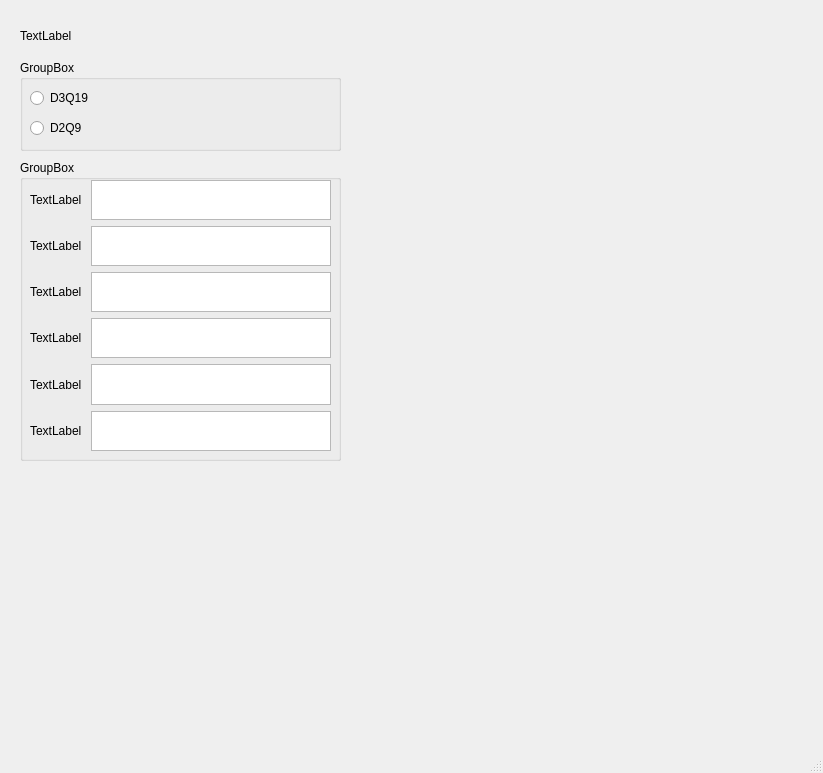
<?xml version="1.0" encoding="UTF-8"?>
<ui version="4.0">
 <class>MainWindow</class>
 <widget class="QMainWindow" name="MainWindow">
  <property name="geometry">
   <rect>
    <x>0</x>
    <y>0</y>
    <width>823</width>
    <height>773</height>
   </rect>
  </property>
  <property name="sizePolicy">
   <sizepolicy hsizetype="Maximum" vsizetype="Maximum">
    <horstretch>0</horstretch>
    <verstretch>0</verstretch>
   </sizepolicy>
  </property>
  <property name="windowTitle">
   <string>MainWindow</string>
  </property>
  <widget class="QWidget" name="centralwidget">
   <widget class="QGroupBox" name="groupBox">
    <property name="geometry">
     <rect>
      <x>20</x>
      <y>60</y>
      <width>321</width>
      <height>91</height>
     </rect>
    </property>
    <property name="title">
     <string>GroupBox</string>
    </property>
    <widget class="QRadioButton" name="radioButton">
     <property name="geometry">
      <rect>
       <x>10</x>
       <y>30</y>
       <width>89</width>
       <height>16</height>
      </rect>
     </property>
     <property name="text">
      <string>D3Q19</string>
     </property>
    </widget>
    <widget class="QRadioButton" name="radioButton_2">
     <property name="geometry">
      <rect>
       <x>10</x>
       <y>60</y>
       <width>89</width>
       <height>16</height>
      </rect>
     </property>
     <property name="text">
      <string>D2Q9</string>
     </property>
    </widget>
   </widget>
   <widget class="QLabel" name="label">
    <property name="geometry">
     <rect>
      <x>20</x>
      <y>20</y>
      <width>231</width>
      <height>31</height>
     </rect>
    </property>
    <property name="text">
     <string>TextLabel</string>
    </property>
   </widget>
   <widget class="QGroupBox" name="groupBox_2">
    <property name="geometry">
     <rect>
      <x>20</x>
      <y>160</y>
      <width>321</width>
      <height>301</height>
     </rect>
    </property>
    <property name="title">
     <string>GroupBox</string>
    </property>
    <widget class="QWidget" name="gridLayoutWidget">
     <property name="geometry">
      <rect>
       <x>10</x>
       <y>20</y>
       <width>301</width>
       <height>271</height>
      </rect>
     </property>
     <layout class="QGridLayout" name="gridLayout">
      <item row="6" column="1">
       <widget class="QTextBrowser" name="textBrowser_6">
        <property name="sizePolicy">
         <sizepolicy hsizetype="Maximum" vsizetype="Maximum">
          <horstretch>0</horstretch>
          <verstretch>0</verstretch>
         </sizepolicy>
        </property>
        <property name="maximumSize">
         <size>
          <width>240</width>
          <height>50</height>
         </size>
        </property>
       </widget>
      </item>
      <item row="0" column="0">
       <widget class="QLabel" name="label_2">
        <property name="text">
         <string>TextLabel</string>
        </property>
       </widget>
      </item>
      <item row="5" column="0">
       <widget class="QLabel" name="label_6">
        <property name="text">
         <string>TextLabel</string>
        </property>
       </widget>
      </item>
      <item row="0" column="1">
       <widget class="QTextBrowser" name="textBrowser">
        <property name="sizePolicy">
         <sizepolicy hsizetype="Maximum" vsizetype="Maximum">
          <horstretch>0</horstretch>
          <verstretch>0</verstretch>
         </sizepolicy>
        </property>
        <property name="maximumSize">
         <size>
          <width>240</width>
          <height>40</height>
         </size>
        </property>
       </widget>
      </item>
      <item row="3" column="0">
       <widget class="QLabel" name="label_4">
        <property name="text">
         <string>TextLabel</string>
        </property>
       </widget>
      </item>
      <item row="2" column="1">
       <widget class="QTextBrowser" name="textBrowser_2">
        <property name="sizePolicy">
         <sizepolicy hsizetype="Maximum" vsizetype="Maximum">
          <horstretch>0</horstretch>
          <verstretch>0</verstretch>
         </sizepolicy>
        </property>
        <property name="maximumSize">
         <size>
          <width>240</width>
          <height>50</height>
         </size>
        </property>
       </widget>
      </item>
      <item row="3" column="1">
       <widget class="QTextBrowser" name="textBrowser_3">
        <property name="sizePolicy">
         <sizepolicy hsizetype="Maximum" vsizetype="Maximum">
          <horstretch>0</horstretch>
          <verstretch>0</verstretch>
         </sizepolicy>
        </property>
        <property name="maximumSize">
         <size>
          <width>240</width>
          <height>50</height>
         </size>
        </property>
       </widget>
      </item>
      <item row="6" column="0">
       <widget class="QLabel" name="label_7">
        <property name="text">
         <string>TextLabel</string>
        </property>
       </widget>
      </item>
      <item row="2" column="0">
       <widget class="QLabel" name="label_3">
        <property name="text">
         <string>TextLabel</string>
        </property>
       </widget>
      </item>
      <item row="4" column="0">
       <widget class="QLabel" name="label_5">
        <property name="text">
         <string>TextLabel</string>
        </property>
       </widget>
      </item>
      <item row="5" column="1">
       <widget class="QTextBrowser" name="textBrowser_5">
        <property name="sizePolicy">
         <sizepolicy hsizetype="Maximum" vsizetype="Maximum">
          <horstretch>0</horstretch>
          <verstretch>0</verstretch>
         </sizepolicy>
        </property>
        <property name="maximumSize">
         <size>
          <width>240</width>
          <height>50</height>
         </size>
        </property>
       </widget>
      </item>
      <item row="4" column="1">
       <widget class="QTextBrowser" name="textBrowser_4">
        <property name="sizePolicy">
         <sizepolicy hsizetype="Maximum" vsizetype="Maximum">
          <horstretch>0</horstretch>
          <verstretch>0</verstretch>
         </sizepolicy>
        </property>
        <property name="maximumSize">
         <size>
          <width>240</width>
          <height>50</height>
         </size>
        </property>
       </widget>
      </item>
     </layout>
    </widget>
   </widget>
  </widget>
  <widget class="QMenuBar" name="menubar">
   <property name="geometry">
    <rect>
     <x>0</x>
     <y>0</y>
     <width>823</width>
     <height>23</height>
    </rect>
   </property>
  </widget>
  <widget class="QStatusBar" name="statusbar"/>
 </widget>
 <resources/>
 <connections/>
</ui>
